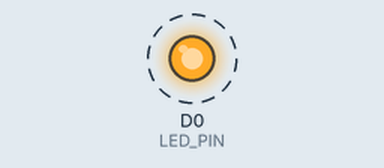
The sketch below on a simulated ESP8266 (NodeMCU). Parts: output pins drawn as LEDs (lit = HIGH). Dashed ring = blinking.

Above: at 0.5 s.
Timing chart, 0 to 4.6 s (numbered marks = the images above):
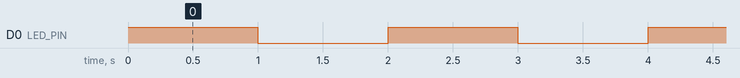

The sketch:

sketch_nov05b.ino
```cpp
int LED_PIN = D0;
void setup() {
  pinMode(LED_PIN, OUTPUT);
}

void loop() {
 digitalWrite(LED_PIN, HIGH); // Turn the LED on
  delay(1000); // Wait for 1 second
  digitalWrite(LED_PIN, LOW); // Turn the LED off
  delay(1000); // Wait for 1 second
}
```

Measured:
- by itself, D0 (LED_PIN): alternates HIGH for 1.0 s and LOW for 1.0 s
